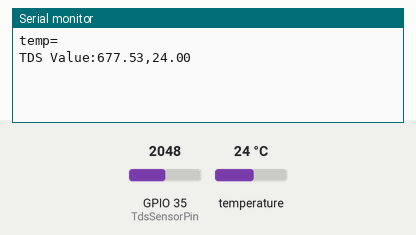
This sketch was run on a simulated ESP32. Parts: the last lines printed to the serial monitor. The inputs (shaded band) are chosen by the test bench; at power-on: temperature 24 °C, GPIO 35 (TdsSensorPin) = 2048.

Above: at 1.2 s.
1.3 s: temperature set to 12 °C
At 2.5 s:
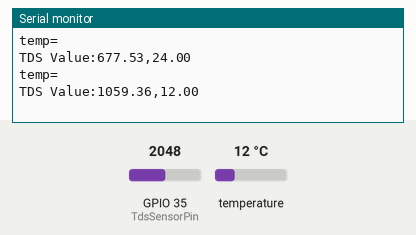
2.8 s: GPIO 35 (TdsSensorPin) set to 2866
At 3.4 s:
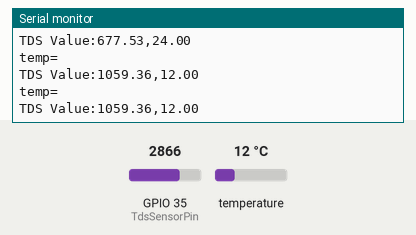
4.3 s: temperature set to 19 °C
At 5.3 s:
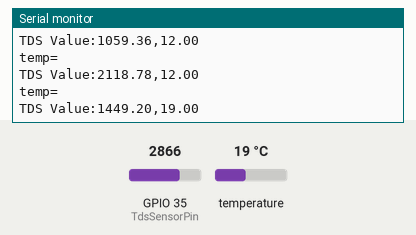
5.8 s: GPIO 35 (TdsSensorPin) set to 3603
At 7.1 s:
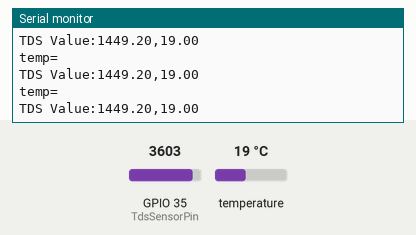
Timing chart, 0 to 8.3 s (numbered marks = the images above; inputs shaded):
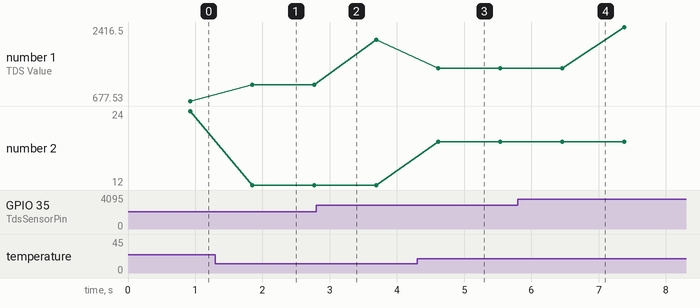

The sketch:

test_test.ino
```cpp
  #include <OneWire.h>
#define TdsSensorPin 35
#define VREF 3.3      // analog reference voltage(Volt) of the ADC
#define SCOUNT  30           // sum of sample point
int analogBuffer[SCOUNT];    // store the analog value in the array, read from ADC
int analogBufferTemp[SCOUNT];
int analogBufferIndex = 0,copyIndex = 0;
float averageVoltage = 0,tdsValue = 0;
String p1=",";

int DS18S20_Pin = 27; //DS18S20 Signal pin on digital 2
//int val;
//Temperature chip i/o
OneWire ds(DS18S20_Pin);  // on digital pin 2

void setup()
{
    Serial.begin(115200);
    pinMode(TdsSensorPin,INPUT);
}


void loop()
{
   static unsigned long analogSampleTimepoint = millis();
   if(millis()-analogSampleTimepoint > 40U)     //every 40 milliseconds,read the analog value from the ADC
   {
     analogSampleTimepoint = millis();
     analogBuffer[analogBufferIndex] = analogRead(TdsSensorPin);    //read the analog value and store into the buffer
     analogBufferIndex++;
     if(analogBufferIndex == SCOUNT)
         analogBufferIndex = 0;
   }
   static unsigned long printTimepoint = millis();
   if(millis()-printTimepoint > 800U)
   {
     float temperature = getTemp();
  //Serial.println(temperature);
 // val = analogRead(DS18S20_Pin);  // read the input pin
  //Serial.println(val);
  delay(100); //just here to slow down the output so it is easier to read
      printTimepoint = millis();
      for(copyIndex=0;copyIndex<SCOUNT;copyIndex++)
        analogBufferTemp[copyIndex]= analogBuffer[copyIndex];
      averageVoltage = getMedianNum(analogBufferTemp,SCOUNT) * (float)VREF / 4096.0; // read the analog value more stable by the median filtering algorithm, and convert to voltage value
      float compensationCoefficient=1.0+0.02*(temperature-25.0);    //temperature compensation formula: fFinalResult(25^C) = fFinalResult(current)/(1.0+0.02*(fTP-25.0));
      float compensationVolatge=averageVoltage/compensationCoefficient;  //temperature compensation
      tdsValue=(133.42*compensationVolatge*compensationVolatge*compensationVolatge - 255.86*compensationVolatge*compensationVolatge + 857.39*compensationVolatge)*0.5; //convert voltage value to tds value
      //Serial.print("voltage:");
      //Serial.print(averageVoltage,2);
      //Serial.print("V   ");
      Serial.print("TDS Value:");
      Serial.println(tdsValue + p1 + temperature);
      //Serial.println("ppm");

   }
}
int getMedianNum(int bArray[], int iFilterLen)
{
      int bTab[iFilterLen];
      for (byte i = 0; i<iFilterLen; i++)
      bTab[i] = bArray[i];
      int i, j, bTemp;
      for (j = 0; j < iFilterLen - 1; j++)
      {
      for (i = 0; i < iFilterLen - j - 1; i++)
          {
        if (bTab[i] > bTab[i + 1])
            {
        bTemp = bTab[i];
            bTab[i] = bTab[i + 1];
        bTab[i + 1] = bTemp;
         }
      }
      }
      if ((iFilterLen & 1) > 0)
    bTemp = bTab[(iFilterLen - 1) / 2];
      else
    bTemp = (bTab[iFilterLen / 2] + bTab[iFilterLen / 2 - 1]) / 2;
      return bTemp;
}


float getTemp(){
  //returns the temperature from one DS18S20 in DEG Celsius

  byte data[12];
  byte addr[8];

  if ( !ds.search(addr)) {
      //no more sensors on chain, reset search
      ds.reset_search();
      return -1000;
  }

  if ( OneWire::crc8( addr, 7) != addr[7]) {
      Serial.println("CRC is not valid!");
      return -1000;
  }

  if ( addr[0] != 0x10 && addr[0] != 0x28) {
      Serial.print("Device is not recognized");
      return -1000;
  }

  ds.reset();
  ds.select(addr);
  ds.write(0x44,1); // start conversion, with parasite power on at the end

  byte present = ds.reset();
  ds.select(addr);
  ds.write(0xBE); // Read Scratchpad


  for (int i = 0; i < 9; i++) { // we need 9 bytes
    data[i] = ds.read();
  }

  ds.reset_search();

  byte MSB = data[1];
  byte LSB = data[0];

  float tempRead = ((MSB << 8) | LSB); //using two's compliment
float   TemperatureSum = tempRead / 16;

Serial.println("temp=");
  return TemperatureSum;

}
```

Measured:
- after the input at 1.3 s, the serial monitor: prints a new line after 0.55 s (image 1)
- after the input at 4.3 s, the serial monitor: prints a new line after 0.31 s (image 3)
- plotted number 1: 677.53 → 1059.36 after the input at 1.3 s, 1059.36 → 2118.78 after the input at 2.8 s, 2118.78 → 1449.2 after the input at 4.3 s, 1449.2 → 2416.5 after the input at 5.8 s
- plotted number 2: 24 → 12 after the input at 1.3 s, 12 → 19 after the input at 4.3 s
